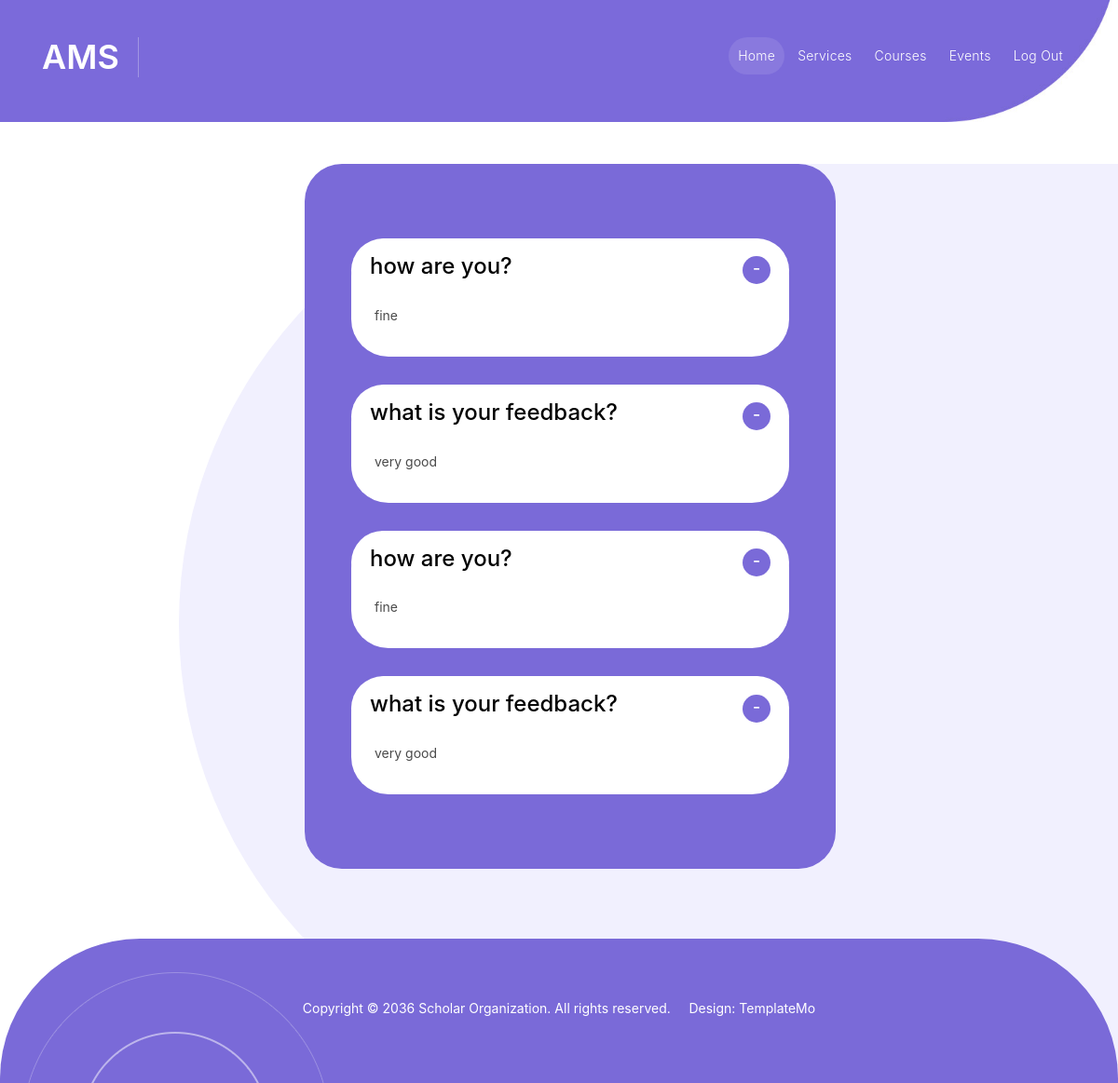
Screenshot of /View/alumni/faq.php with the database file from the repository.
### tables this page shows
CREATE TABLE `faq` (
  `Questions` text NOT NULL,
  `Answers` text NOT NULL,
  `AdminId` int(11) NOT NULL
);

### Controller/database.php (called while the page is built, shortened)
<?php
class database {
     public $con;
     public function __construct()
     {
          $this->con = mysqli_connect("localhost", "root", "", "ams");
     }
     public function select($table_name)
     {
          $array = array();
          $query = "SELECT * FROM `".$table_name."`";
          $result = mysqli_query($this->con, $query);
          while($row = mysqli_fetch_assoc($result))
          {
               $array[] = $row;
          }
          return $array;
     }
}

### View/alumni/faq.php (the view, shortened to what this page needs)
<?php
require_once '../../Controller/database.php';
$data = new database;
?>
<!DOCTYPE html>
<html lang="en">
<head>
    <link href="../../View/vendor/bootstrap/css/bootstrap.min.css" rel="stylesheet">
    <link rel="stylesheet" href="../../View/assets/css/fontawesome.css">
    <link rel="stylesheet" href="../../View/assets/css/templatemo-scholar.css">
    <link rel="stylesheet" href="../../View/assets/css/owl.css">
    <link rel="stylesheet" href="../../View/assets/css/animate.css">
    <link rel="stylesheet" href="https://unpkg.com/swiper@7/swiper-bundle.min.css" />
</head>
<body>
    <header class="header-area header-sticky">
        <div class="container">
            <div class="row">
                <div class="col-12">
                    <nav class="main-nav">
                        <a href="../../index.php" class="logo">
                            <h1>AMS</h1>
                        </a>
                        <ul class="nav">
                            <li class="scroll-to-section"><a href="home.php" class="active">Home</a></li>
                            <li class="scroll-to-section"><a href="#services">Services</a></li>
                            <li class="scroll-to-section"><a href="#courses">Courses</a></li>
                            <li class="scroll-to-section"><a href="#events">Events</a></li>
                            <li class="scroll-to-section"><a href="../../Controller/logout.php">Log out</a></li>
                            <li class="scroll-to-section">
                            </li>
                        </ul>
                    </nav>
                </div>
            </div>
        </div>
    </header>
    <div class="main-banner " style="padding: 10px 0px 120px 0px" id="top">
        <div class="container">
            <div class="row">
                <div class="col-lg-16">
                    <div class="owl-carousel owl-banner">
                    </div>
                </div>
            </div>
        </div>
    </div>
    <div class="section about-us" style="margin-top: 45px">
        <div class="col-lg-6 offset-lg-1" style="margin-left: 26%">
            <div class="accordion" id="accordionExample" style="margin-top: 0px">
                <?php $post_data = $data->select('faq');
                foreach ($post_data as $post): ?>
                    <div class="accordion-item">
                        <h4 class="accordion-header" id="headingOne">
                            <button class="accordion-button" type="button" data-bs-toggle="collapse"
                                data-bs-target="#collapseOne" aria-expanded="true" aria-controls="collapseOne">
                                <div class="panel panel-default">
                                    <div class="panel-heading">
                                        <h4 class="panel-title">
                                            <a data-toggle="collapse" data-parent="#accordion_oneLeft" style="color:black"
                                                href="post-<?php echo $post['AdminId']; ?>" aria-expanded="false"
                                                class="collapsed">
                                                <?php echo $post["Questions"]; ?>
                                            </a>
                                        </h4>
                                    </div>
                            </button>
                        </h4>
                        <div id="collapseOne" class="accordion-collapse collapse show" aria-labelledby="headingOne"
                            data-bs-parent="#accordionExample">
                            <div class="accordion-body">
                                <div id="post-<?php echo $post['AdminId']; ?>" aria-expanded="false" role="tablist">
                                    <div class="panel-body">
                                        <div class="text-accordion">
                                            <?php echo $post["Answers"]; ?>
                                        </div>
                                    </div>
                                </div>
                            </div>
                        </div>
                    </div>
                <?php endforeach; ?>
            </div>
        </div>
        <footer style="margin-top:115px">
            <div class="container" style="min-height: 155px">
                <div class="col-lg-12">
                    <p>Copyright © 2036 Scholar Organization. All rights reserved. &nbsp;&nbsp;&nbsp; Design: <a
                            href="https://templatemo.com" rel="nofollow" target="_blank">TemplateMo</a></p>
                </div>
            </div>
        </footer>
        <link rel="stylesheet" href="https://stackpath.bootstrapcdn.com/bootstrap/4.4.1/css/bootstrap.min.css"
>
        <link rel="stylesheet" href="https://stackpath.bootstrapcdn.com/font-awesome/4.7.0/css/font-awesome.css">
</body>
</html>

### rows the page displays
faq: Questions "how are you?", Answers "fine"
faq: Questions "what is your feedback?", Answers "very good"
faq: Questions "how are you?", Answers "fine"
faq: Questions "what is your feedback?", Answers "very good"
